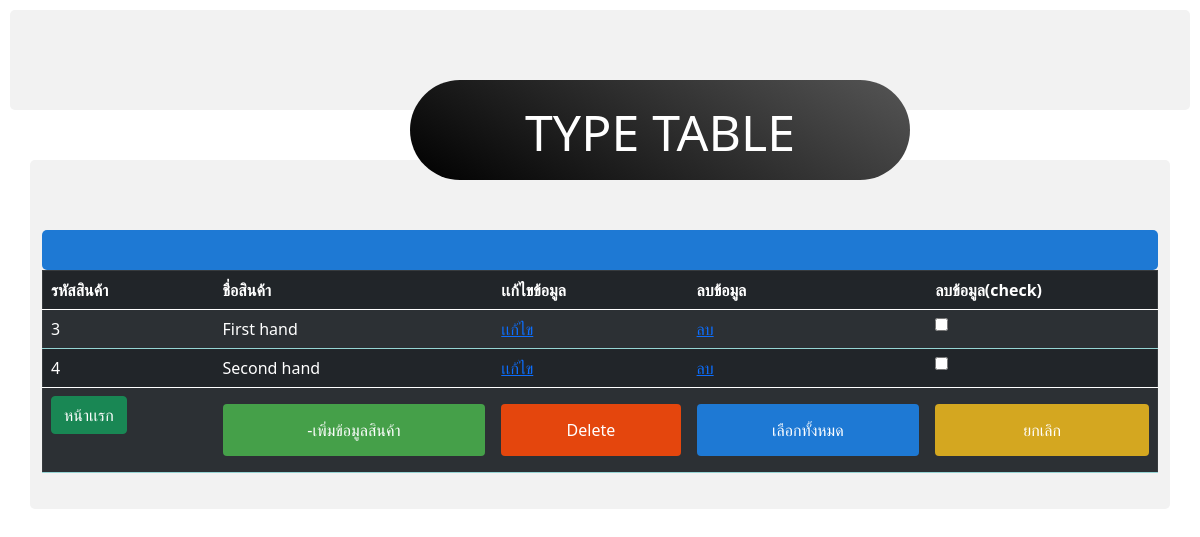
Page /admin/product/product_type_select.php on the committed database.
### tables this page shows
CREATE TABLE `product_type_tb` (
  `product_type_id` int(11) NOT NULL,
  `product_type_name` varchar(255) NOT NULL
);

### admin/product/product_type_select.php (the view, shortened to what this page needs)
<?php include "../../connect/connect_db.php"; ?>
<html>
    <head>
    <link href="https://cdn.jsdelivr.net/npm/bootstrap@5.0.2/dist/css/bootstrap.min.css" rel="stylesheet">
    <link href= "../style.css" rel = "stylesheet">
    </head>
    <body>
    <div class="tab-huako"><div class="huako">TYPE TABLE</div></div>
   <div class="container">
   <center>
        <table border = "1" class="table table-dark table-striped">
         <thead class="table-dark">
            <tr>
                <th>รหัสสินค้า</th>
                <th>ชื่อสินค้า</th>
                <th>เเก้ไขข้อมูล</th>
                <th>ลบข้อมูล</th>
                <th>ลบข้อมูล(check)</th>
            </tr>
            </thead>
            <tbody style = "">
            <?php
                try{
                    $sql_select= $conn->prepare("SELECT * FROM `product_type_tb` ");
                    $sql_select->execute();
                    while($row_select = $sql_select->fetch(PDO::FETCH_ASSOC)){
            ?>
            <tr>
                <td><?php echo $row_select['product_type_id'];  ?></td>
                <td><?php echo $row_select['product_type_name']; ?></td>
                <td><a href="product_type_form_update.php?update_id=<?php echo $row_select['product_type_id'];  ?>"
                onclick="return confirm('คุณเเน่ใจที่จะเเก้ไขข้อมูลใช่หรือไม่ ?');" > เเก้ไข </a></td>
                <td><a href="product_delete.php?delete_id=<?php echo $row_select['product_type_id']; ?>&gettablename=product_type_tb&column=product_type_id"
                onclick="return confirm('คุณเเน่ใจที่จะลบข้อมูลใช่หรือไม่ ?');">ลบ </a></td>
                <?php
                $columns = "product_type_id";
                $get_table_name = "product_type_tb";
                ?>
                <form action="multipledelete.php?gettablename=<?php echo $get_table_name; ?>&column=<?php echo $columns;?>" method = "post">
                <td>
                    <input type="checkbox"  name = "idcheckbox[]" value = "<?php echo $row_select['product_type_id'];  ?>">
                </td>
            </tr>
                <?php
                }
                    }
                    catch(PDOException $e) {
                            echo "Error: " . $e->getMessage();
                        }
                ?>
            </tbody>
           <div class="button">
           <tr >
           <td>
                <a href="show-table.php" class ="btn btn-success" id ="btn-pimarry">หน้าเเรก</a>
                </td>
                <td>
                <a href="product_type_form_insert.php" class ="btn btn-success" id ="btn-success"> -เพิ่มข้อมูลสินค้า </a>
                </td>
                <td>
                <input type="submit" value = "Delete" class = "btn btn-danger" id ="btn-danger">
                </td>
                <td>
                <button class = "btn btn-primary" onclick = "checkall()" id ="btn-primary">เลือกทั้งหมด</button>
                </td>
                <td>
                <button class = "btn btn-warning" onclick = "uncheckall()" id ="btn-warning">ยกเลิก</button>
                </td>
            </tr>
           </div>
        </table>
        </center>
   </div>
    </body>
</html>

### css/style.css (style rules this page uses)
#btn-success { width: 100%; background-color: #45a049; color: white; padding: 14px 20px; margin: 8px 0; border: none; border-radius: 4px; cursor: pointer; }
#btn-danger { width: 100%; background-color: #e4460d; color: white; padding: 14px 20px; margin: 8px 0; border: none; border-radius: 4px; cursor: pointer; }
#btn-primary { width: 100%; background-color: #1e79d4; color: white; padding: 14px 20px; margin: 8px 0; border: none; border-radius: 4px; cursor: pointer; }
#btn-warning { width: 100%; background-color: #d4a720; color: white; padding: 14px 20px; margin: 8px 0; border: none; border-radius: 4px; cursor: pointer; }
div { border-radius: 5px; background-color: #f2f2f2; padding: 20px; margin-top: 50px; }
.button { background-color: #1e79d4; }

### admin/product/product_type_select.php (style rules this page uses)
th, td { border-color: #96D4D4; }
.huako { position: absolute; background:linear-gradient(30deg,#000,#555); width:500px; height: 100px; left:400px; border-radius:250px; padding: 15px; text-align:center; color:white; font-size:50px; }
.tab-huako { margin: 10px; position: relative; height: 100px; }

### rows in the picture
product_type_tb: product_type_id "3", product_type_name "First hand"
product_type_tb: product_type_id "4", product_type_name "Second hand"
